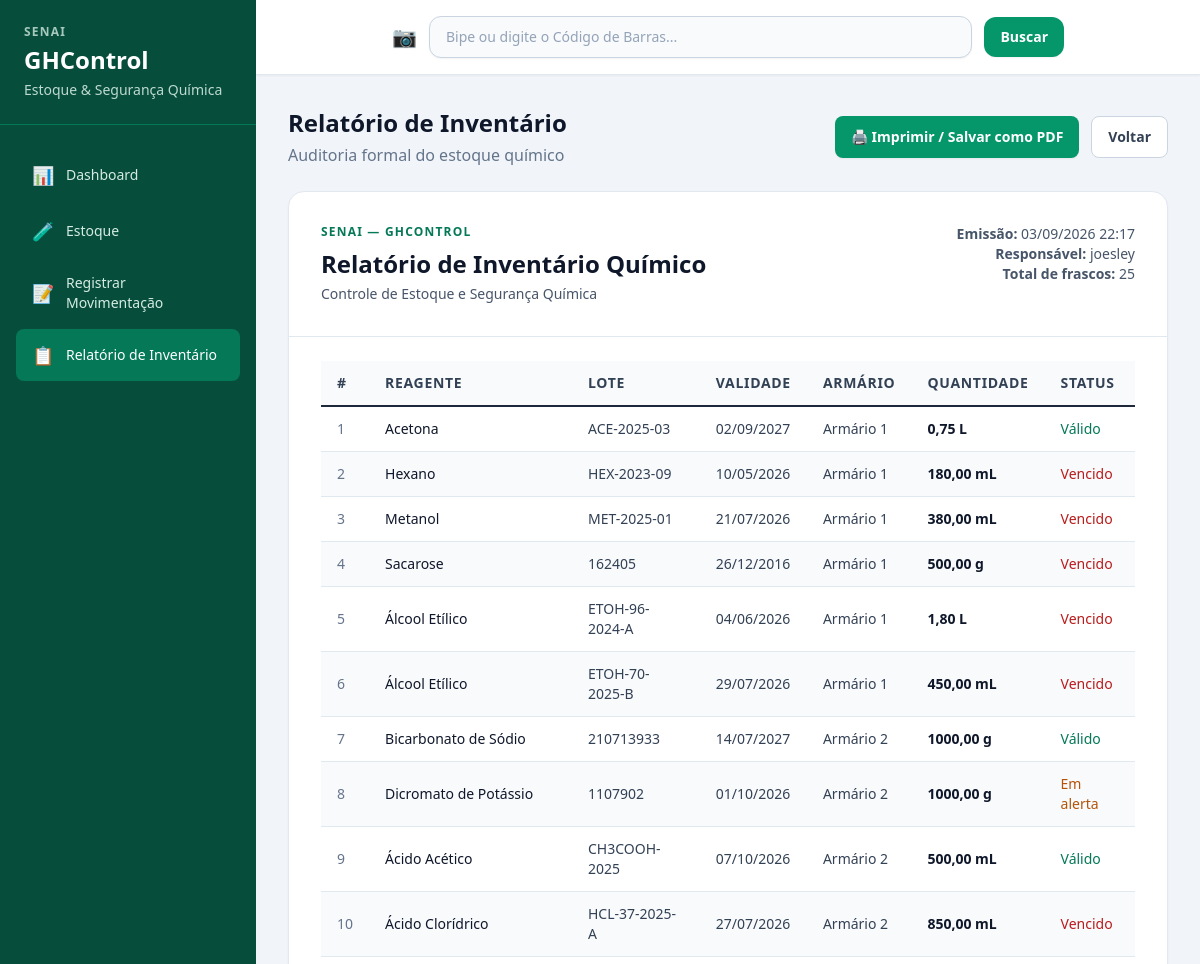
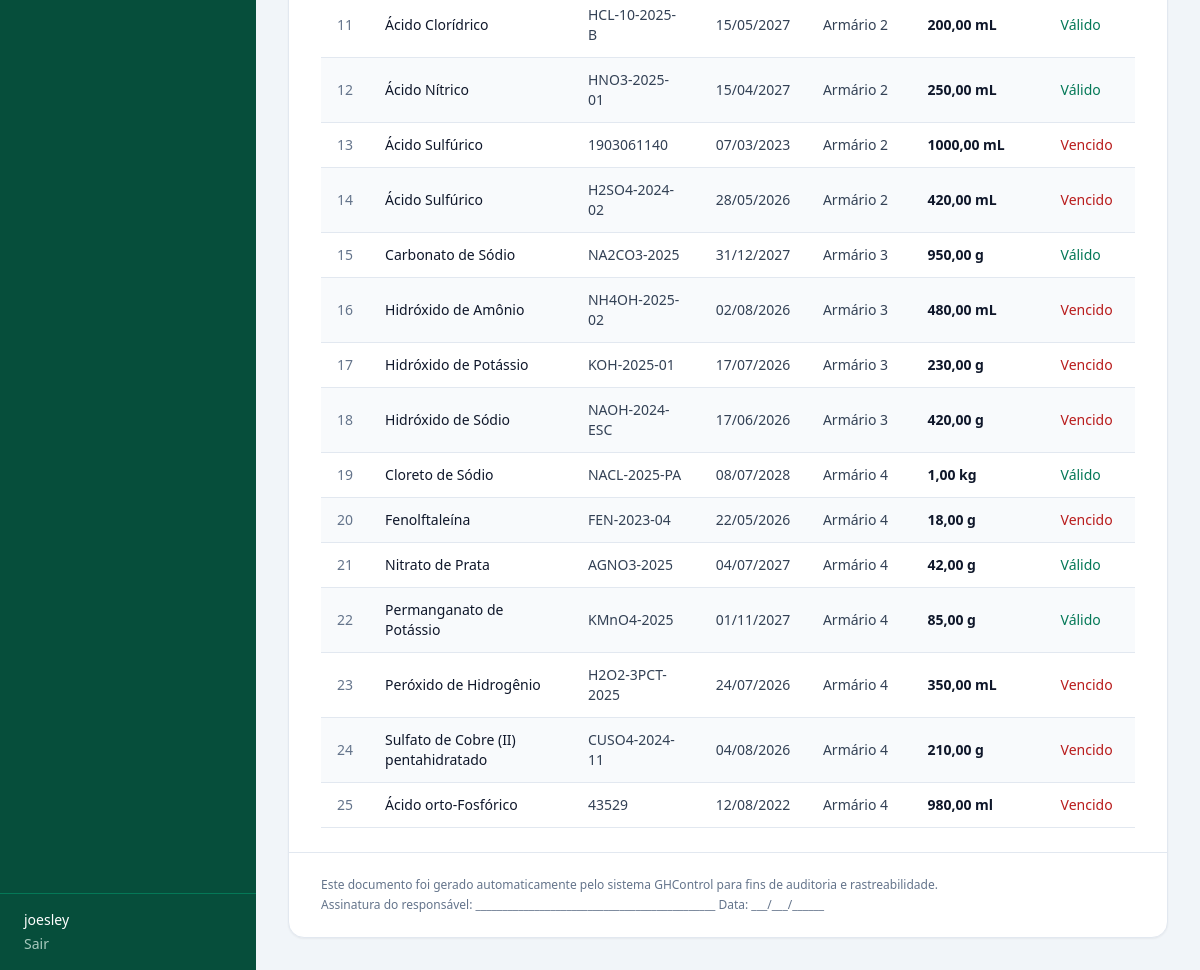
/estoque/relatorio/ (signed in), run on the app's committed database (2 pictures, top to bottom).
### estoque/models.py (models this page shows, shortened)
class ItemEstoque(models.Model):
    reagente = models.ForeignKey(
        Reagente,
        on_delete=models.PROTECT,
        related_name='itens_estoque',
        verbose_name='Reagente',
        help_text='Reagente do catálogo ao qual este frasco pertence.',
    )
    lote = models.CharField(
        max_length=100,
        verbose_name='Lote',
        help_text='Identificação do lote de fabricação.',
    )
    validade = models.DateField(
        verbose_name='Validade',
        help_text='Data de validade do frasco.',
    )
    quantidade = models.DecimalField(
        max_digits=10,
        decimal_places=2,
        verbose_name='Quantidade',
        help_text='Volume ou massa disponível no frasco.',
    )
    qtd_unidade = models.CharField(
        max_length=20,
        verbose_name='Unidade da quantidade',
        help_text='Unidade de medida da quantidade (ex.: ml, g, L).',
    )
    concentracao = models.DecimalField(
        max_digits=10,
        decimal_places=4,
        verbose_name='Concentração',
        help_text='Concentração deste frasco específico.',
    )
    conc_unidade = models.CharField(
        max_length=20,
        verbose_name='Unidade da concentração',
        help_text='Unidade da concentração (ex.: %, M, N).',
    )
    fornecedor = models.CharField(
        max_length=200,
        verbose_name='Fornecedor',
        help_text='Nome do fornecedor do frasco.',
    )
    codigo_barras = models.CharField(
        max_length=100,
        blank=True,
        verbose_name='Código de barras',
        help_text='Código de barras do frasco, se houver.',
    )
    armario = models.ForeignKey(
        Armario,
        on_delete=models.PROTECT,
        related_name='itens_estoque',
        verbose_name='Armário',
        help_text='Localização física (prateleira/armário) do frasco.',
    )
    class Meta:
        verbose_name = 'Item de estoque'
        verbose_name_plural = 'Itens de estoque'
        ordering = ['reagente__nome', 'validade']

class Reagente(models.Model):
    nome = models.CharField(
        max_length=200,
        verbose_name='Nome',
        help_text='Nome do reagente químico.',
    )
    cas = models.CharField(
        max_length=50,
        verbose_name='CAS',
        help_text='Número CAS (Chemical Abstracts Service) da substância.',
    )
    classificacoes_ghs = models.ManyToManyField(
        GHS,
        related_name='reagentes',
        verbose_name='Classificações GHS',
        blank=True,
        help_text='Pictogramas GHS aplicáveis ao reagente (pode haver mais de um).',
    )
    fds_url = models.URLField(
        'Link da FDS/FISPQ',
        blank=True,
        null=True,
        help_text='URL do PDF da Ficha de Dados de Segurança (FDS/FISPQ) do fabricante.',
    )
    class Meta:
        verbose_name = 'Reagente'
        verbose_name_plural = 'Reagentes'
        ordering = ['nome']

class Armario(models.Model):
    posicao = models.IntegerField(
        verbose_name='Posição',
        unique=True,
        help_text='Número ou identificação da prateleira ou armário.',
    )
    class Meta:
        verbose_name = 'Armário'
        verbose_name_plural = 'Armários'
        ordering = ['posicao']

### estoque/views.py (the view)
# urls.py: path('estoque/relatorio/', views.relatorio_inventario, name='relatorio_inventario'),
@login_required
def relatorio_inventario(request):
    hoje = timezone.localdate()
    limite_alerta = hoje + timedelta(days=30)
    itens = (
        ItemEstoque.objects.select_related('reagente', 'armario')
        .order_by('armario__posicao', 'reagente__nome', 'validade')
    )
    itens_auditoria = []
    for item in itens:
        if item.validade < hoje:
            status = 'Vencido'
            status_cor = 'red'
        elif item.validade <= limite_alerta:
            status = 'Em alerta'
            status_cor = 'amber'
        else:
            status = 'Válido'
            status_cor = 'emerald'
        itens_auditoria.append({
            'item': item,
            'status': status,
            'status_cor': status_cor,
        })
    return render(
        request,
        'estoque/relatorio_inventario.html',
        {
            'itens_auditoria': itens_auditoria,
            'data_emissao': timezone.localtime(),
            'total_itens': len(itens_auditoria),
        },
    )

### estoque/templates/estoque/relatorio_inventario.html (shortened to what this page needs)
{% extends 'estoque/base.html' %}
{% block content %}
<div class="mb-6 flex flex-col gap-4 sm:flex-row sm:items-center sm:justify-between print:hidden">
    <div>
        <h2 class="text-2xl font-bold text-slate-900">Relatório de Inventário</h2>
        <p class="mt-1 text-slate-500">Auditoria formal do estoque químico</p>
    </div>
    <div class="flex gap-3">
        <button type="button"
                onclick="window.print()"
                class="inline-flex items-center gap-2 rounded-lg bg-brand-600 px-4 py-2.5 text-sm font-semibold text-white shadow-sm transition hover:bg-brand-700">
            🖨️ Imprimir / Salvar como PDF
        </button>
        <a href="{% url 'estoque:dashboard' %}"
           class="inline-flex items-center rounded-lg border border-slate-300 bg-white px-4 py-2.5 text-sm font-semibold text-slate-700 transition hover:bg-slate-50">
            Voltar
        </a>
    </div>
</div>
<div class="relatorio-container overflow-hidden rounded-2xl border border-slate-200 bg-white shadow-sm">
    <div class="border-b border-slate-200 px-8 py-8">
        <div class="flex flex-col justify-between gap-4 sm:flex-row sm:items-start">
            <div>
                <p class="text-xs font-bold uppercase tracking-widest text-brand-700">SENAI — GHControl</p>
                <h1 class="mt-2 text-2xl font-bold text-slate-900">Relatório de Inventário Químico</h1>
                <p class="mt-1 text-sm text-slate-600">Controle de Estoque e Segurança Química</p>
            </div>
            <div class="text-sm text-slate-600 sm:text-right">
                <p><strong>Emissão:</strong> {{ data_emissao|date:"d/m/Y H:i" }}</p>
                <p><strong>Responsável:</strong> {{ user.get_username }}</p>
                <p><strong>Total de frascos:</strong> {{ total_itens }}</p>
            </div>
        </div>
    </div>
    <div class="overflow-x-auto px-8 py-6">
        <table class="min-w-full border-collapse text-sm">
            <thead>
                <tr class="border-b-2 border-slate-800 bg-slate-50">
                    <th class="px-4 py-3 text-left font-bold uppercase tracking-wider text-slate-700">#</th>
                    <th class="px-4 py-3 text-left font-bold uppercase tracking-wider text-slate-700">Reagente</th>
                    <th class="px-4 py-3 text-left font-bold uppercase tracking-wider text-slate-700">Lote</th>
                    <th class="px-4 py-3 text-left font-bold uppercase tracking-wider text-slate-700">Validade</th>
                    <th class="px-4 py-3 text-left font-bold uppercase tracking-wider text-slate-700">Armário</th>
                    <th class="px-4 py-3 text-left font-bold uppercase tracking-wider text-slate-700">Quantidade</th>
                    <th class="px-4 py-3 text-left font-bold uppercase tracking-wider text-slate-700">Status</th>
                </tr>
            </thead>
            <tbody>
                {% for registro in itens_auditoria %}
                {% with item=registro.item %}
                <tr class="border-b border-slate-200 {% cycle 'bg-white' 'bg-slate-50' %}">
                    <td class="px-4 py-3 text-slate-500">{{ forloop.counter }}</td>
                    <td class="px-4 py-3 font-medium text-slate-900">{{ item.reagente.nome }}</td>
                    <td class="px-4 py-3 text-slate-700">{{ item.lote }}</td>
                    <td class="px-4 py-3 text-slate-700">{{ item.validade|date:"d/m/Y" }}</td>
                    <td class="px-4 py-3 text-slate-700">Armário {{ item.armario.posicao }}</td>
                    <td class="px-4 py-3 font-semibold text-slate-900">{{ item.quantidade }} {{ item.qtd_unidade }}</td>
                    <td class="px-4 py-3">
                        {% if registro.status_cor == 'red' %}
                        <span class="font-medium text-red-700">{{ registro.status }}</span>
                        {% elif registro.status_cor == 'amber' %}
                        <span class="font-medium text-amber-700">{{ registro.status }}</span>
                        {% else %}
                        <span class="font-medium text-emerald-700">{{ registro.status }}</span>
                        {% endif %}
                    </td>
                </tr>
                {% endwith %}
                {% empty %}
                <tr>
                    <td colspan="7" class="px-4 py-10 text-center text-slate-400">
                        Nenhum item registrado no estoque.
                    </td>
                </tr>
                {% endfor %}
            </tbody>
        </table>
    </div>
    <div class="border-t border-slate-200 px-8 py-6 text-xs text-slate-500">
        <p>Este documento foi gerado automaticamente pelo sistema GHControl para fins de auditoria e rastreabilidade.</p>
        <p class="mt-1">Assinatura do responsável: _____________________________________________ Data: ___/___/______</p>
    </div>
</div>
{% endblock %}

### estoque/templates/estoque/base.html (shortened to what this page needs)
{% load static %}
<!DOCTYPE html>
<html lang="pt-BR">
<head>
    <script src="https://cdn.tailwindcss.com"></script>
</head>
<body class="min-h-screen bg-slate-100 text-slate-800 antialiased">
    <div class="flex min-h-screen">
        <aside class="hidden w-64 flex-shrink-0 bg-brand-900 text-white md:flex md:flex-col print:hidden">
            <div class="border-b border-brand-700 px-6 py-6">
                <p class="text-xs font-semibold uppercase tracking-widest text-brand-50/70">SENAI</p>
                <h1 class="mt-1 text-2xl font-bold">GHControl</h1>
                <p class="mt-1 text-sm text-brand-50/80">Estoque &amp; Segurança Química</p>
            </div>
            <nav class="flex-1 space-y-1 px-4 py-6">
                <a href="{% url 'estoque:dashboard' %}"
                   class="flex items-center gap-3 rounded-lg px-4 py-3 text-sm font-medium transition
                          {% if request.resolver_match.url_name == 'dashboard' %}bg-brand-700 text-white{% else %}text-brand-50/90 hover:bg-brand-700/60{% endif %}">
                    <span class="text-lg">📊</span> Dashboard
                </a>
                <a href="{% url 'estoque:lista_estoque' %}"
                   class="flex items-center gap-3 rounded-lg px-4 py-3 text-sm font-medium transition
                          {% if request.resolver_match.url_name == 'lista_estoque' %}bg-brand-700 text-white{% else %}text-brand-50/90 hover:bg-brand-700/60{% endif %}">
                    <span class="text-lg">🧪</span> Estoque
                </a>
                <a href="{% url 'estoque:registrar_movimentacao' %}"
                   class="flex items-center gap-3 rounded-lg px-4 py-3 text-sm font-medium transition
                          {% if request.resolver_match.url_name == 'registrar_movimentacao' %}bg-brand-700 text-white{% else %}text-brand-50/90 hover:bg-brand-700/60{% endif %}">
                    <span class="text-lg">📝</span> Registrar Movimentação
                </a>
                <a href="{% url 'estoque:relatorio_inventario' %}"
                   class="flex items-center gap-3 rounded-lg px-4 py-3 text-sm font-medium transition
                          {% if request.resolver_match.url_name == 'relatorio_inventario' %}bg-brand-700 text-white{% else %}text-brand-50/90 hover:bg-brand-700/60{% endif %}">
                    <span class="text-lg">📋</span> Relatório de Inventário
                </a>
            </nav>
            {% if user.is_authenticated %}
            <div class="border-t border-brand-700 px-6 py-4 text-sm text-brand-50/80">
                <p class="font-medium text-white">{{ user.get_username }}</p>
                <form method="post" action="{% url 'estoque:logout' %}" class="mt-1">
                    <button type="submit" class="text-brand-50/70 hover:text-white">Sair</button>
                </form>
            </div>
            {% endif %}
        </aside>
        <div class="flex flex-1 flex-col">
            <header class="hidden border-b border-slate-200 bg-white px-8 py-4 shadow-sm md:block print:hidden">
                <form action="{% url 'estoque:busca_codigo_barras' %}" method="get" class="mx-auto flex max-w-2xl items-center gap-3">
                    <span class="text-xl text-slate-400" aria-hidden="true">📷</span>
                    <input type="text"
                           name="codigo"
                           placeholder="Bipe ou digite o Código de Barras..."
                           autocomplete="off"
                           class="w-full rounded-xl border border-slate-300 bg-slate-50 px-4 py-2.5 text-sm text-slate-800 shadow-sm placeholder:text-slate-400 focus:border-brand-500 focus:bg-white focus:outline-none focus:ring-2 focus:ring-brand-200">
                    <button type="submit"
                            class="rounded-xl bg-brand-600 px-4 py-2.5 text-sm font-semibold text-white shadow-sm transition hover:bg-brand-700">
                        Buscar
                    </button>
                </form>
            </header>
            <main class="flex-1 px-4 py-6 md:px-8 md:py-8">
                {% block content %}{% endblock %}
            </main>
        </div>
    </div>
</body>
</html>

### data on the page
ItemEstoque: item.reagente.nome "Acetona", item.lote "ACE-2025-03", item.validade "02/09/2027", item.armario.posicao "1", item.quantidade "0,75", item.qtd_unidade "L", status "Válido"
ItemEstoque: item.reagente.nome "Hexano", item.lote "HEX-2023-09", item.validade "10/05/2026", item.armario.posicao "1", item.quantidade "180,00", item.qtd_unidade "mL", status "Vencido"
ItemEstoque: item.reagente.nome "Metanol", item.lote "MET-2025-01", item.validade "21/07/2026", item.armario.posicao "1", item.quantidade "380,00", item.qtd_unidade "mL", status "Vencido"
ItemEstoque: item.reagente.nome "Sacarose", item.lote "162405", item.validade "26/12/2016", item.armario.posicao "1", item.quantidade "500,00", item.qtd_unidade "g", status "Vencido"
ItemEstoque: item.reagente.nome "Álcool Etílico", item.lote "ETOH-96-2024-A", item.validade "04/06/2026", item.armario.posicao "1", item.quantidade "1,80", item.qtd_unidade "L", status "Vencido"
ItemEstoque: item.reagente.nome "Álcool Etílico", item.lote "ETOH-70-2025-B", item.validade "29/07/2026", item.armario.posicao "1", item.quantidade "450,00", item.qtd_unidade "mL", status "Vencido"
ItemEstoque: item.reagente.nome "Bicarbonato de Sódio", item.lote "210713933", item.validade "14/07/2027", item.armario.posicao "2", item.quantidade "1000,00", item.qtd_unidade "g", status "Válido"
ItemEstoque: item.reagente.nome "Dicromato de Potássio", item.lote "1107902", item.validade "01/10/2026", item.armario.posicao "2", item.quantidade "1000,00", item.qtd_unidade "g", status "Em alerta"
ItemEstoque: item.reagente.nome "Ácido Acético", item.lote "CH3COOH-2025", item.validade "07/10/2026", item.armario.posicao "2", item.quantidade "500,00", item.qtd_unidade "mL", status "Válido"
ItemEstoque: item.reagente.nome "Ácido Clorídrico", item.lote "HCL-37-2025-A", item.validade "27/07/2026", item.armario.posicao "2", item.quantidade "850,00", item.qtd_unidade "mL", status "Vencido"
ItemEstoque: item.reagente.nome "Ácido Clorídrico", item.lote "HCL-10-2025-B", item.validade "15/05/2027", item.armario.posicao "2", item.quantidade "200,00", item.qtd_unidade "mL", status "Válido"
ItemEstoque: item.reagente.nome "Ácido Nítrico", item.lote "HNO3-2025-01", item.validade "15/04/2027", item.armario.posicao "2", item.quantidade "250,00", item.qtd_unidade "mL", status "Válido"
ItemEstoque: item.reagente.nome "Ácido Sulfúrico", item.lote "1903061140", item.validade "07/03/2023", item.armario.posicao "2", item.quantidade "1000,00", item.qtd_unidade "mL", status "Vencido"
ItemEstoque: item.reagente.nome "Ácido Sulfúrico", item.lote "H2SO4-2024-02", item.validade "28/05/2026", item.armario.posicao "2", item.quantidade "420,00", item.qtd_unidade "mL", status "Vencido"
ItemEstoque: item.reagente.nome "Carbonato de Sódio", item.lote "NA2CO3-2025", item.validade "31/12/2027", item.armario.posicao "3", item.quantidade "950,00", item.qtd_unidade "g", status "Válido"
ItemEstoque: item.reagente.nome "Hidróxido de Amônio", item.lote "NH4OH-2025-02", item.validade "02/08/2026", item.armario.posicao "3", item.quantidade "480,00", item.qtd_unidade "mL", status "Vencido"
ItemEstoque: item.reagente.nome "Hidróxido de Potássio", item.lote "KOH-2025-01", item.validade "17/07/2026", item.armario.posicao "3", item.quantidade "230,00", item.qtd_unidade "g", status "Vencido"
ItemEstoque: item.reagente.nome "Hidróxido de Sódio", item.lote "NAOH-2024-ESC", item.validade "17/06/2026", item.armario.posicao "3", item.quantidade "420,00", item.qtd_unidade "g", status "Vencido"
ItemEstoque: item.reagente.nome "Cloreto de Sódio", item.lote "NACL-2025-PA", item.validade "08/07/2028", item.armario.posicao "4", item.quantidade "1,00", item.qtd_unidade "kg", status "Válido"
ItemEstoque: item.reagente.nome "Fenolftaleína", item.lote "FEN-2023-04", item.validade "22/05/2026", item.armario.posicao "4", item.quantidade "18,00", item.qtd_unidade "g", status "Vencido"
ItemEstoque: item.reagente.nome "Nitrato de Prata", item.lote "AGNO3-2025", item.validade "04/07/2027", item.armario.posicao "4", item.quantidade "42,00", item.qtd_unidade "g", status "Válido"
ItemEstoque: item.reagente.nome "Permanganato de Potássio", item.lote "KMnO4-2025", item.validade "01/11/2027", item.armario.posicao "4", item.quantidade "85,00", item.qtd_unidade "g", status "Válido"
ItemEstoque: item.reagente.nome "Peróxido de Hidrogênio", item.lote "H2O2-3PCT-2025", item.validade "24/07/2026", item.armario.posicao "4", item.quantidade "350,00", item.qtd_unidade "mL", status "Vencido"
ItemEstoque: item.reagente.nome "Sulfato de Cobre (II) pentahidratado", item.lote "CUSO4-2024-11", item.validade "04/08/2026", item.armario.posicao "4", item.quantidade "210,00", item.qtd_unidade "g", status "Vencido"
ItemEstoque: item.reagente.nome "Ácido orto-Fosfórico", item.lote "43529", item.validade "12/08/2022", item.armario.posicao "4", item.quantidade "980,00", item.qtd_unidade "ml", status "Vencido"

### other printed values
{{ user.get_username }} "joesley"
{{ data_emissao|date:"d/m/Y H:i" }} "03/09/2026 22:17"
{{ total_itens }} "25"
